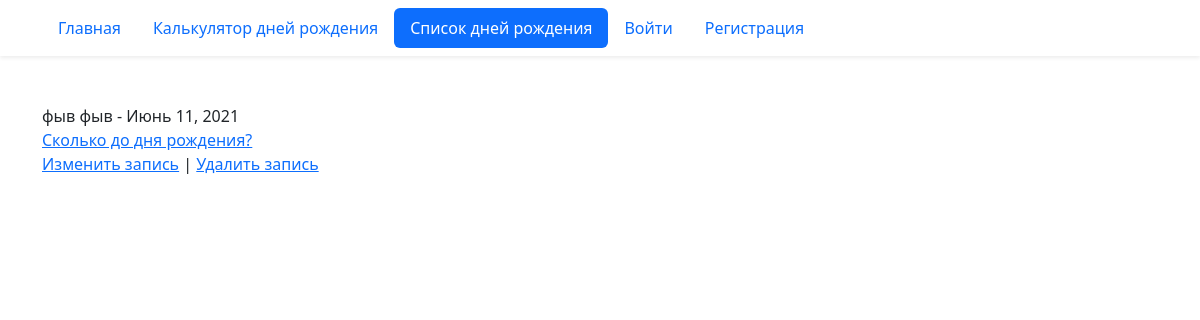
Before: /birthday/list/ with the older database file.
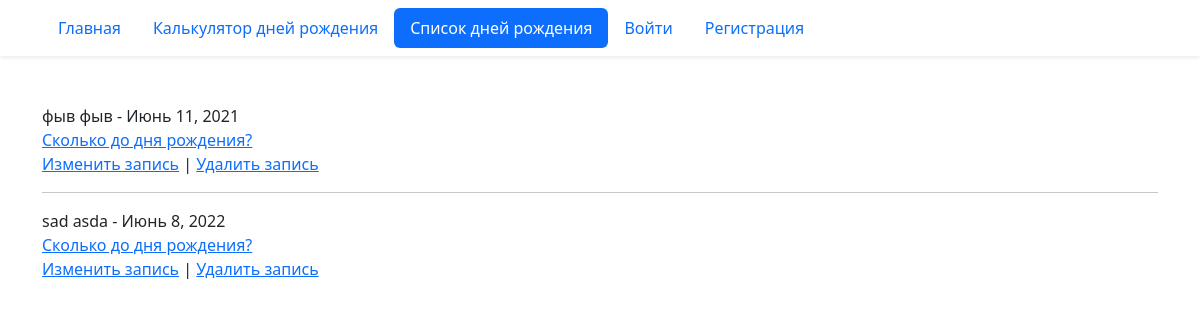
After: the same page with the newer database file.
### birthday/models.py (models this page shows, shortened)
class Birthday(models.Model):
    first_name = models.CharField('Имя', max_length=20)
    last_name = models.CharField(
        'Фамилия', max_length=20, help_text='Опциональное поле', blank=True
    )
    birthday = models.DateField('Дата рождения', validators=(real_age,))
    image = models.ImageField('Фото', blank=True)
    author = models.ForeignKey(
        User,
        verbose_name='Автор записи',
        on_delete=models.CASCADE,
        null=True,
    )
    class Meta:
        constraints = (
            models.UniqueConstraint(
                fields=('first_name', 'last_name', 'birthday'),
                name='Unique person constraint',
            ),
        )

### birthday/views.py (the view)
# urls.py: path('list/', views.BirthdayListView.as_view(), name='list'),
class BirthdayListView(ListView):
    model = Birthday
    ordering = 'id'
    paginate_by = 10

### templates/birthday/birthday_list.html (shortened to what this page needs)
{% extends "base.html" %}
{% block content %}
  {% for birthday in page_obj %}
    <div>
      <div>
        {{ birthday.first_name }} {{ birthday.last_name }} - {{ birthday.birthday }}<br>
        <a href="{% url 'birthday:detail' birthday.id %}">Сколько до дня рождения?</a>
      </div>
      <div>
        <a href="{% url 'birthday:edit' birthday.id %}">Изменить запись</a>
             |
        <a href="{% url 'birthday:delete' birthday.id %}">Удалить запись</a>
      </div>
      {% if not forloop.last %}
        <hr>
      {% endif %}
    </div>
  {% endfor %}
{% endblock %}

Changed rows visible on the page:
added Birthday: first_name "sad", last_name "asda", birthday "Июнь 8, 2022"
